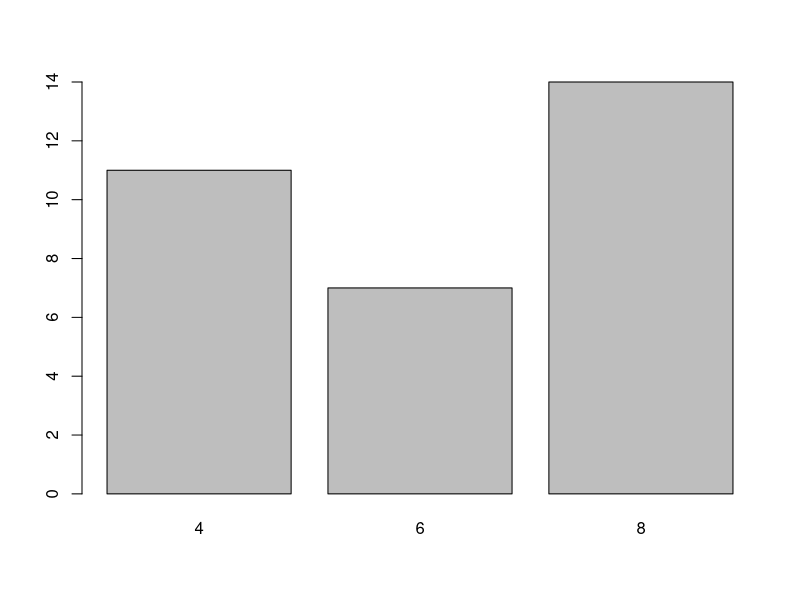
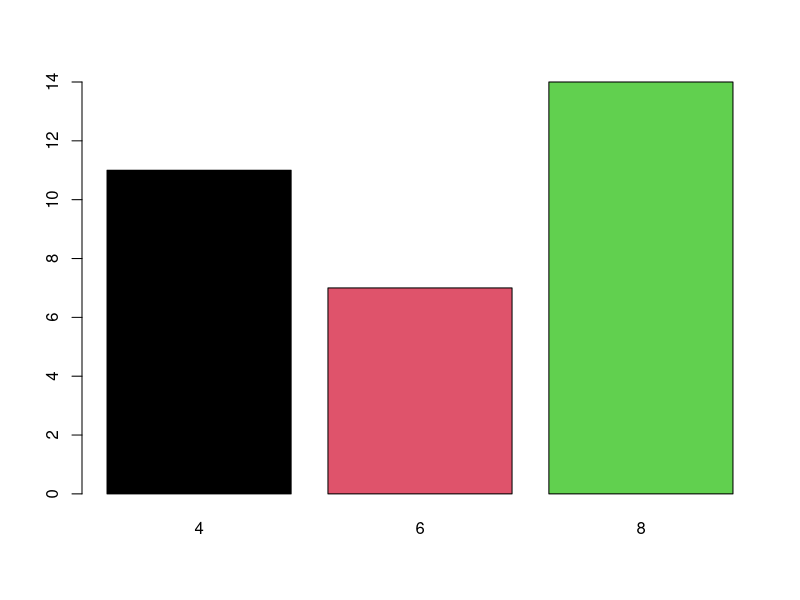
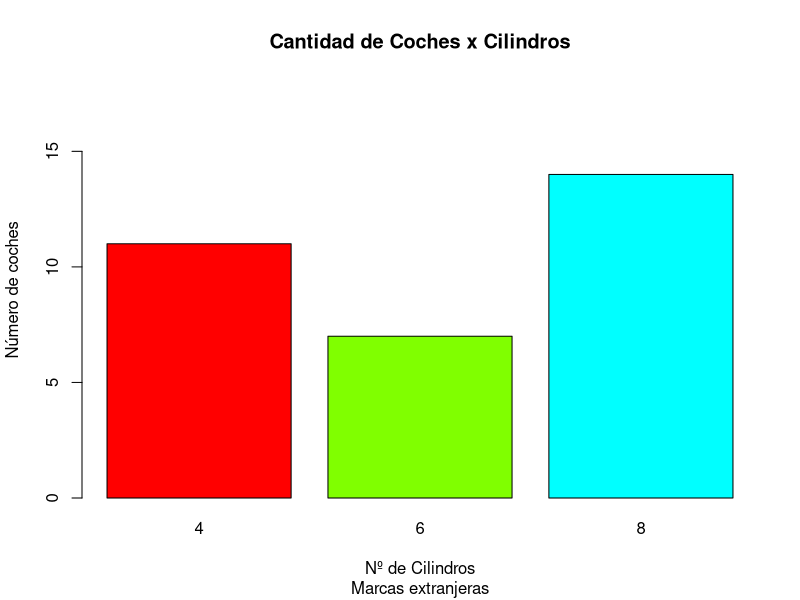
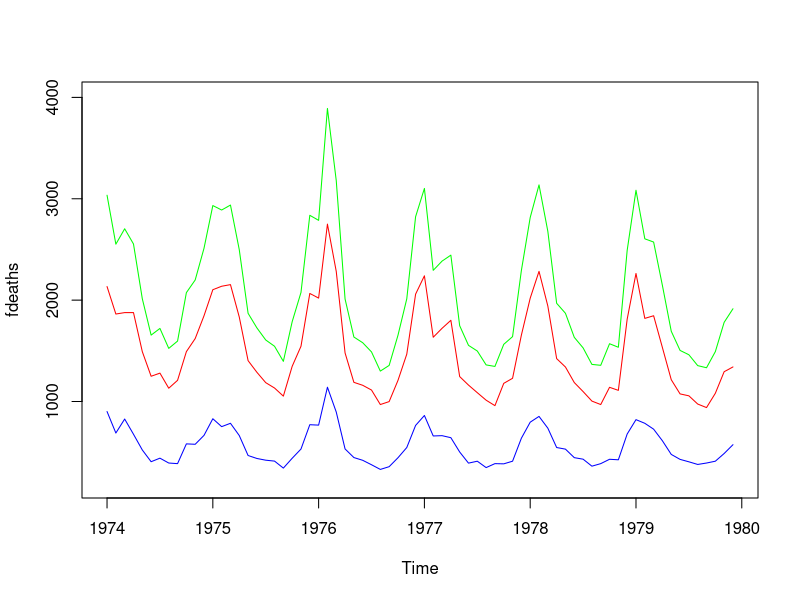
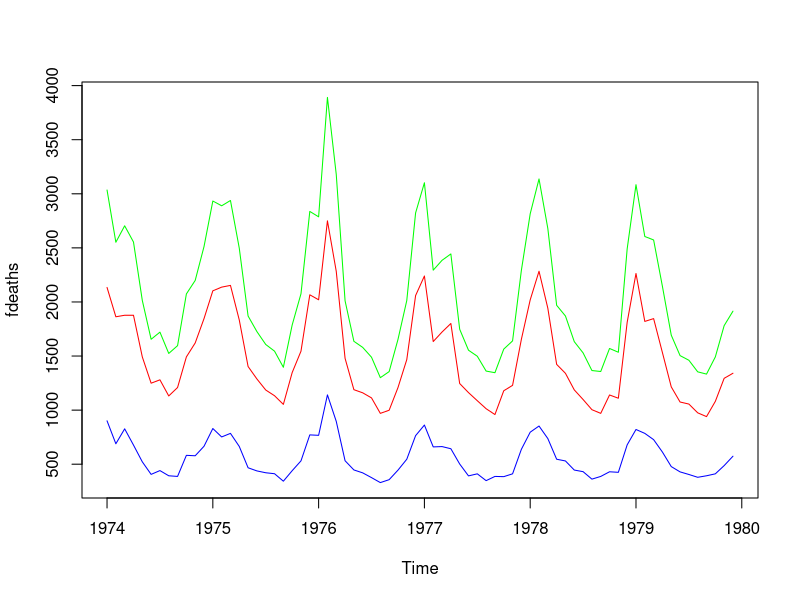
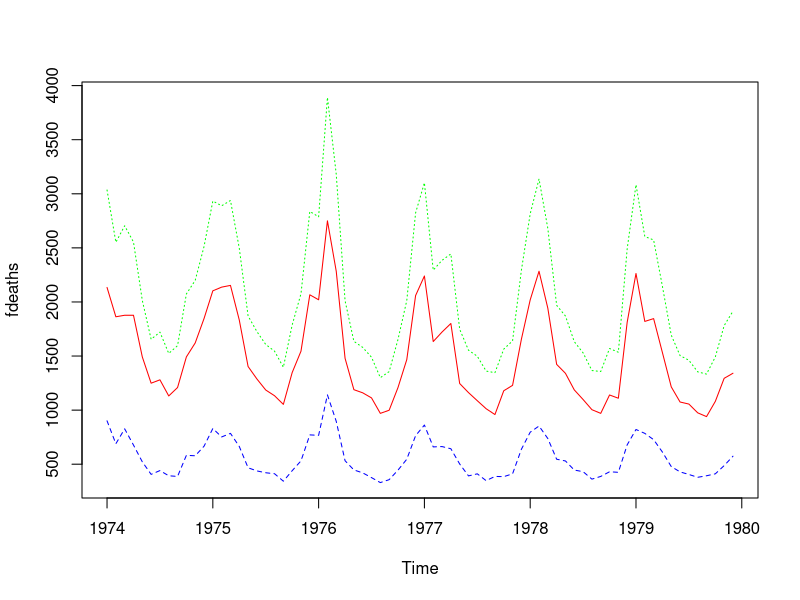
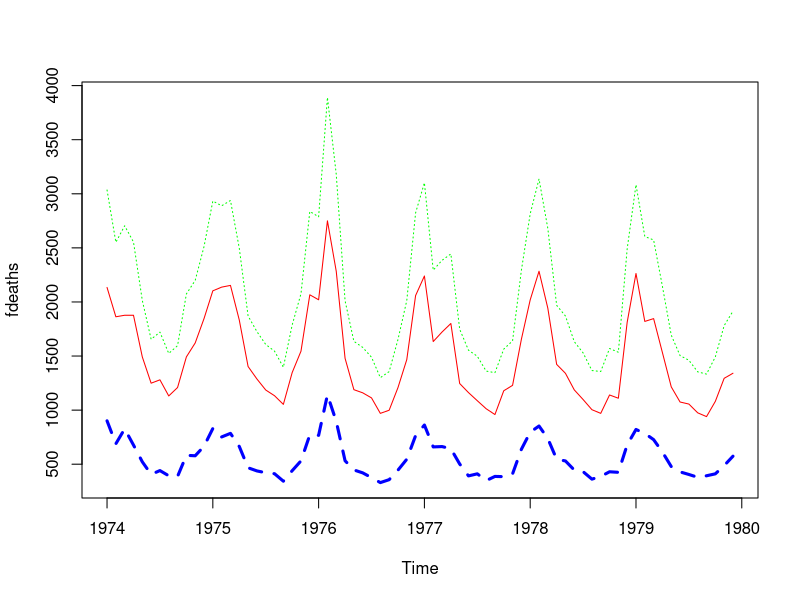
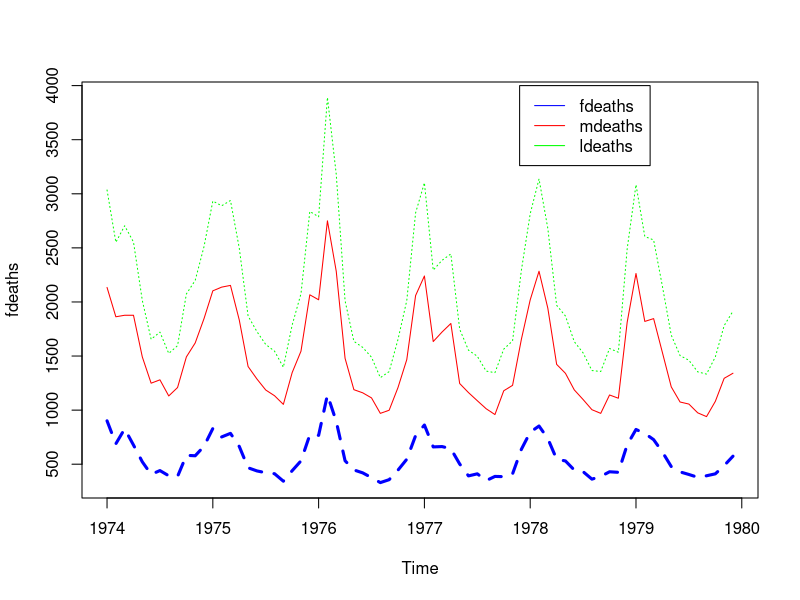

Write R code to recreate these figures, in order.
# Ejercicio 1
# Haciendo uso del data set mtcars:

# Cargamos el dataset en un dataframe
cars <- datasets::mtcars


# Dibuja un gráfico de barras que represente la cantidad de vehículos que hay
# para los distintos valores de la variable mtcars$cyl.

barplot(table(mtcars$cyl))

# Establece un color para cada una de las barras.

barplot(table(mtcars$cyl), col = palette(rainbow(4)))

# Añade al gráfico un título y un subtítulo.

barplot(table(mtcars$cyl), 
        col = palette(rainbow(4)),
        main = "Cantidad de Coches x Cilindros",
        sub = "Marcas extranjeras",
        xlab = "Nº de Cilindros",
        ylab = "Número de coches",
        ylim = c(0, 18)
        )

# Ejercicio 2
# Haciendo uso de los datasets mdeaths, ldeaths y fdeaths, realiza un gráfico
# donde:

# Los 3 conjuntos de datos deben quedar representados como un gráfico de líneas.

plot(fdeaths,  
     col = "blue", 
     ylim = c(200, 4000)
)
lines(mdeaths, col = "red")
lines(ldeaths, col = "green")

# El eje y debe quedar limitado al máximo y el mínimo de los valores.

plot(fdeaths,  
     col = "blue", 
     ylim = c(
       min(fdeaths, mdeaths, ldeaths), 
       max(fdeaths, mdeaths, ldeaths))
)
lines(mdeaths, col = "red")
lines(ldeaths, col = "green")

# Las líneas de mdeaths serán continuas mientras que la de ldeaths y fdeaths
# serán discontinuas.

plot(fdeaths,  
     col = "blue", 
     type = "l",
     lty = 2,
     ylim = c(
       min(fdeaths, mdeaths, ldeaths), 
       max(fdeaths, mdeaths, ldeaths))
)
lines(mdeaths, col = "red", type ="l", lty= 1)
lines(ldeaths, col = "green", type = "l", lty = 3)


# Las líneas de fdeaths deben ser más anchas que las otras dos.

plot(fdeaths,  
     col = "blue", 
     type = "l",
     lty = 2,
     lwd = 3,
     ylim = c(
       min(fdeaths, mdeaths, ldeaths), 
       max(fdeaths, mdeaths, ldeaths))
)
lines(mdeaths, col = "red", type ="l", lty= 1)
lines(ldeaths, col = "green", type = "l", lty = 3)

# Las tres líneas deben tener colores distintos, quedando claro cual es cada una
# en una leyenda.

plot(fdeaths,  
     col = "blue", 
     type = "l",
     lty = 2,
     lwd = 3,
     ylim = c(
       min(fdeaths, mdeaths, ldeaths), 
       max(fdeaths, mdeaths, ldeaths))
)
lines(mdeaths, col = "red", type ="l", lty= 1)
lines(ldeaths, col = "green", type = "l", lty = 3)
legend(1977.9, 4000, 
       legend = c("fdeaths", "mdeaths", "ldeaths"), 
       col = c("blue", "red", "green"), 
       lty = 1:1
       )

# Por último, cambia el nombre a los ejes x e y.

plot(fdeaths,  
     col = "blue", 
     type = "l",
     lty = 2,
     lwd = 3,
     xlab = "Años",
     ylab = "Nº de muertes",
     ylim = c(
       min(fdeaths, mdeaths, ldeaths), 
       max(fdeaths, mdeaths, ldeaths))
)
lines(mdeaths, col = "red", type ="l", lty= 1)
lines(ldeaths, col = "green", type = "l", lty = 3)
legend(1977.9, 4000, 
       legend = c("fdeaths", "mdeaths", "ldeaths"), 
       col = c("blue", "red", "green"), 
       lty = 1:1
)

# Ejercicio 3
# Haciendo uso del dataset precip:

dt <- datasets::precip

# Filtra el dataset quedándote únicamente con los primeros 5 valores.

dt_5 <- dt[1:5]

# Crea un gráfico donde aparezca el nombre de cada ciudad en lugar del valor.

barplot(dt_5)

# Dibuja aquellos nombres cuyo valor sea menor a 20 de color rojo y en cursiva.

barplot(
  subset(
    x = dt_5, 
    subset = dt_5 < 20), 
  col = "red", 
  font=3
)

# Dibuja aquellos nombres cuyo valor sea mayor a 20 de color azul y en negrita.


barplot(
  subset(
    x = dt_5, 
    subset = dt_5 > 20), 
  col = "blue", 
  font=2
)


# Ejercicio 4
# Modifica los gráficos realizados en ejercicio 4  de la tarea presencial del 23/01/2023 
# con lo aprendido hoy

